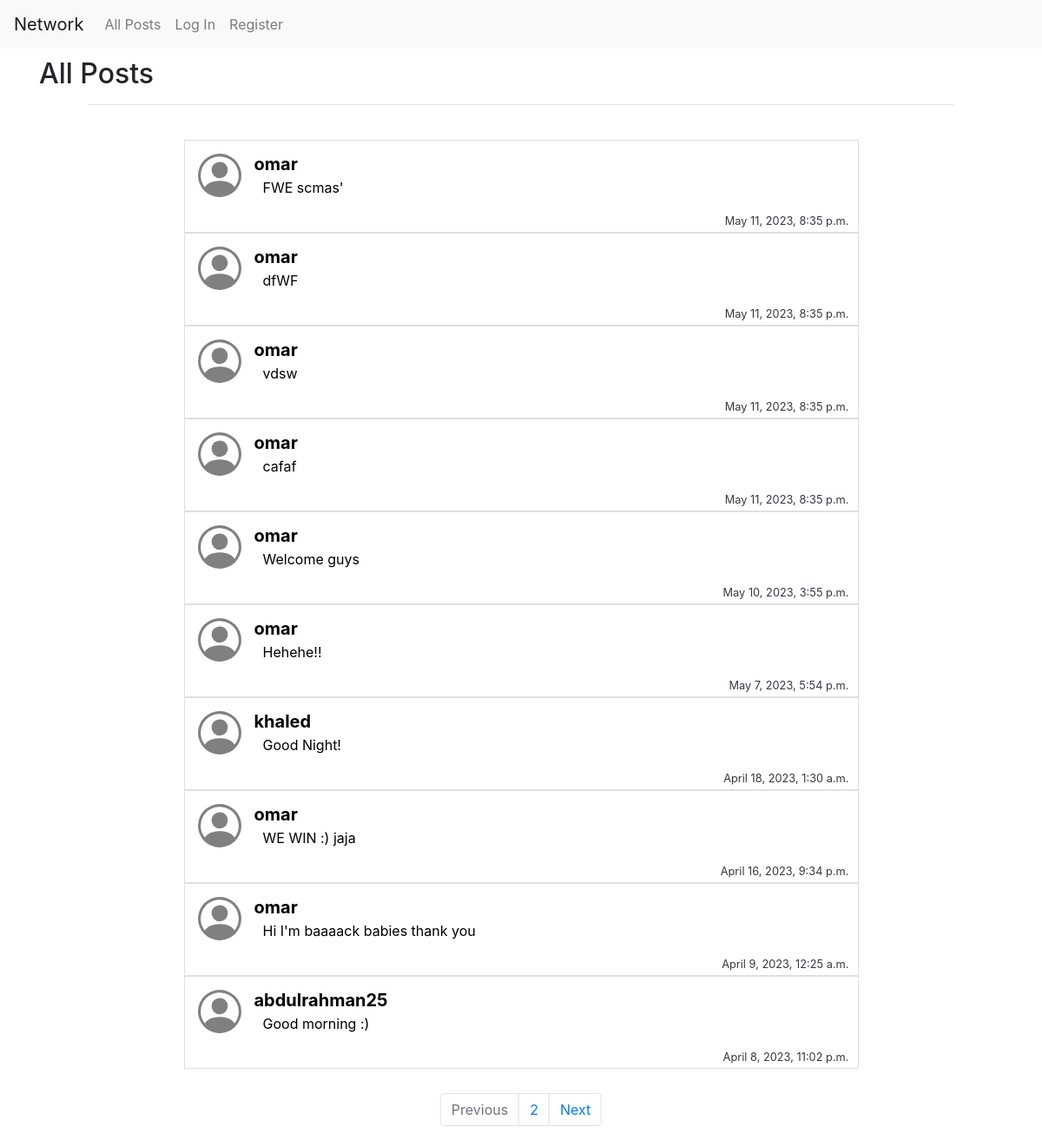
The app's page /, older data.
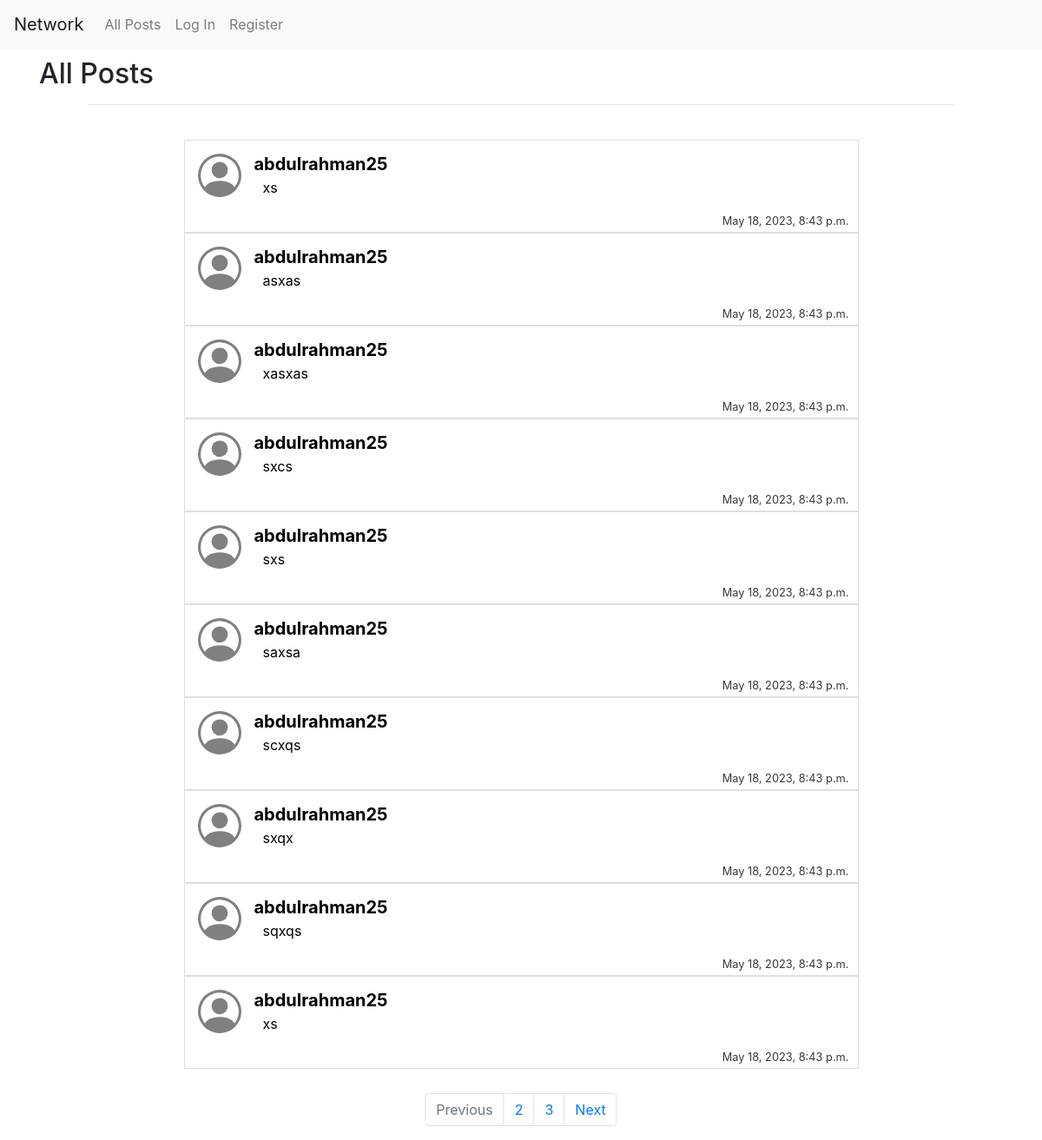
The same page, newer data.
### network/models.py (models this page shows, shortened)
class newPost(models.Model):
    text = models.TextField(null=True)
    date = models.DateTimeField(auto_now_add=True, null=True)
    user = models.ForeignKey(User, related_name="user_post", on_delete=models.CASCADE, null=True)

class User(AbstractUser):
    pass

### network/views.py (the view)
# urls.py: path("", views.index, name="index"),
def index(request):
    all_posts = newPost.objects.all().order_by('-date')
    user_likes = likePost.objects.filter(user=request.user.id).values_list("post", flat=True)
    likes = likePost.objects.all().values_list("post", flat=True)
    num_likes = {}
    for j in likes:
        if j in num_likes:
            num_likes[j] +=1
        else:
            num_likes[j] =1
    contact_list = newPost.objects.all().order_by('-date')
    paginator = Paginator(contact_list, 10) # Show 10 contacts per page.
    page_number = request.GET.get('page')
    page_obj = paginator.get_page(page_number)
    print(page_obj)
    return render(request, "network/index.html",{
        "posts": all_posts,
        "likes": user_likes,
        "num_likes": num_likes,
        "message": "All Posts",
        "page_obj": page_obj,
    })

### network/templates/network/index.html (shortened to what this page needs)
{% extends "network/layout.html" %}
{% load static %}
{% block body %}
<div class="container title">
    <h2>{{ message }}</h2>
</div>
<hr class="index-line"><br>
<div class="container all_posts" id="all_posts">
{% for contact in page_obj %}
    <div class="card post" style="max-width: 100%;" id="{{contact.id}}">
      <div class="posts-profile"></div>
      <div class="card-body text-dark">
        <h5 class="card-title username">
          {% if user.is_authenticated %}
            <a href="{% url 'profile' id=contact.user.id%}" class="link">@{{ contact.user }}</a>
          {% else %}
            {{ contact.user }}
          {% endif %}
        </h5>
        <p class="card-text text" id="edit-text">{{ contact.text }}</p>
        <p class="card-text date"><small class="text-body-secondary ">{{ contact.date }}</small></p>
      </div>
  </div>
{% endfor %}
<nav aria-label="Page navigation example" class="pages-bar">
  <ul class="pagination">
    {% if not page_obj.has_previous %}
    <li class="page-item disabled">
      <a class="page-link" href="#" tabindex="-1" aria-disabled="true">Previous</a>
    </li>
    {% endif %}
    {% for i in page_obj.paginator.page_range %}
    {% if i != page_obj.number %}
    <li class="page-item"><a class="page-link" href="?page={{ i }}">{{ i }}</a></li>
    {% endif %}
    {% endfor %}
    {% if page_obj.has_next %}
    <li class="page-item"><a class="page-link" href="?page={{ page_obj.next_page_number }}">Next</a></li>
    {% endif %}
  </ul>
</nav><br>
</div>
{% endblock %}

Row changes from the older to the newer data that the page shows:
no longer on this page (row unchanged): newPost: user "omar", text "FWE scmas'", date "May 11, 2023, 8:35 p.m."
no longer on this page (row unchanged): newPost: {{ contact.id }} 10 (drawn), user "omar", text "dfWF", date "May 11, 2023, 8:35 p.m."
no longer on this page (row unchanged): newPost: user "omar", text "vdsw", date "May 11, 2023, 8:35 p.m."
no longer on this page (row unchanged): newPost: user "omar", text "cafaf", date "May 11, 2023, 8:35 p.m."
no longer on this page (row unchanged): newPost: user "omar", text "Welcome guys", date "May 10, 2023, 3:55 p.m."
no longer on this page (row unchanged): newPost: user "omar", text "Hehehe!!", date "May 7, 2023, 5:54 p.m."
no longer on this page (row unchanged): newPost: user "khaled", text "Good Night!", date "April 18, 2023, 1:30 a.m."
no longer on this page (row unchanged): newPost: user "omar", text "WE WIN :) jaja", date "April 16, 2023, 9:34 p.m."
no longer on this page (row unchanged): newPost: user "omar", text "Hi I'm baaaack babies thank you", date "April 9, 2023, 12:25 a.m."
no longer on this page (row unchanged): newPost: user "abdulrahman25", text "Good morning :)", date "April 8, 2023, 11:02 p.m."
added newPost: user "abdulrahman25", text "xs", date "May 18, 2023, 8:43 p.m."
added newPost: user "abdulrahman25", text "asxas", date "May 18, 2023, 8:43 p.m."
added newPost: user "abdulrahman25", text "xasxas", date "May 18, 2023, 8:43 p.m."
added newPost: user "abdulrahman25", text "sxcs", date "May 18, 2023, 8:43 p.m."
added newPost: user "abdulrahman25", text "sxs", date "May 18, 2023, 8:43 p.m."
added newPost: user "abdulrahman25", text "saxsa", date "May 18, 2023, 8:43 p.m."
added newPost: user "abdulrahman25", text "scxqs", date "May 18, 2023, 8:43 p.m."
added newPost: user "abdulrahman25", text "sxqx", date "May 18, 2023, 8:43 p.m."
added newPost: user "abdulrahman25", text "sqxqs", date "May 18, 2023, 8:43 p.m."
added newPost: user "abdulrahman25", text "xs", date "May 18, 2023, 8:43 p.m."
Text that changed along with them:
new list line: "3"
